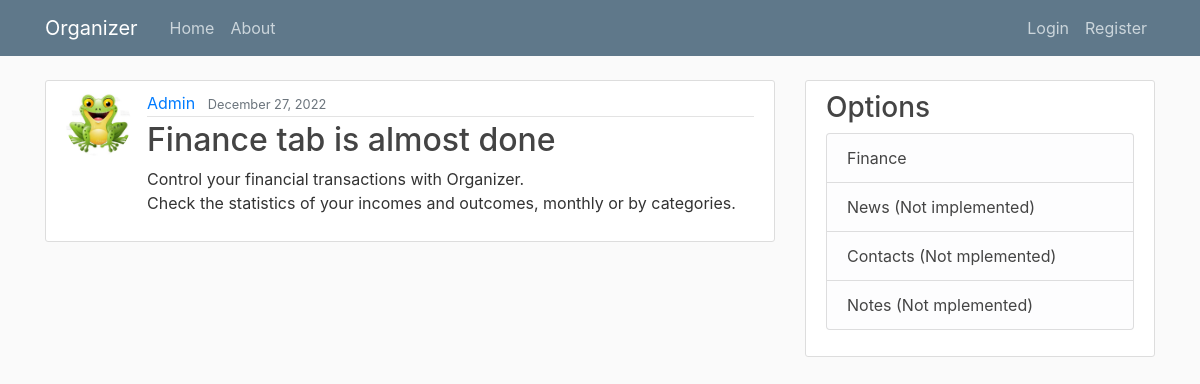
/note/3/, run on the app's committed database.
### organizer/models.py (models this page shows, shortened)
class Note(models.Model):
    title = models.CharField(max_length=100)
    content = models.TextField()
    date_posted = models.DateTimeField(default=timezone.now)
    author = models.ForeignKey(User, on_delete=models.CASCADE)

### users/models.py (models this page shows, shortened)
class Profile(models.Model):
    user = models.OneToOneField(User, on_delete=models.CASCADE)
    image = models.ImageField(default='default.png', upload_to='profile_pics')

### organizer/views.py (the view)
# urls.py: path('note/<int:pk>/', NoteDetailView.as_view(), name='note-detail'),
class NoteDetailView(DetailView):
    model = Note

### organizer/templates/organizer/note_detail.html (shortened to what this page needs)
{% extends "organizer/base.html" %}
{% block content %}
      <article class="media content-section">
          <img class="rounded-circle article-img" src="{{ object.author.profile.image.url }}">
          <div class="media-body">
              <div class="article-metadata">
                  <a class="mr-2" href="{% url 'user-notes' object.author.username %}">{{ object.author }}</a>
                  <small class="text-muted">{{ object.date_posted|date:"F d, Y" }}</small>
              </div>
              <h2 class="article-title">{{ object.title }}</h2>
              <p class="article-content">{{ object.content }}</p>
          </div>
      </article>
{% endblock content %}

### organizer/static/organizer/main.css (style rules this page uses)
body { background: #fafafa; color: #333333; margin-top: 5rem; }
h1, h2, h3, h4, h5, h6 { color: #444444; }
.content-section { background: #ffffff; padding: 10px 20px; border: 1px solid #dddddd; border-radius: 3px; margin-bottom: 20px; }
.article-title { color: #444444; }
.article-content { white-space: pre-line; }
.article-img { height: 65px; width: 65px; margin-right: 16px; }
.article-metadata { padding-bottom: 1px; margin-bottom: 4px; border-bottom: 1px solid #e3e3e3 }

### data on the page
Note: author.profile.image (picture), author "Admin", date_posted "December 27, 2022", title "Finance tab is almost done", content "Control your financial transactions with Organizer. Check the statistics of your incomes and outcomes, monthly or by categories."
